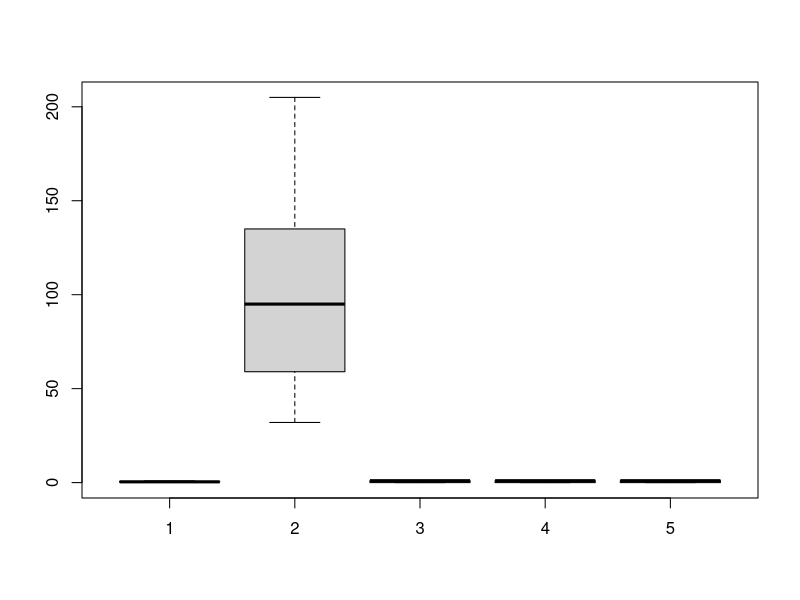

Here is the R script that generated this plot: (Note: this script raises an error after producing the figure.)
# dylan hernandez-alamilla
# setwd("~/Documents/R_Programming")
# getwd()
Freq <- c(0.6, 0.3, 0.4, 0.4, 0.2, 0.6, 0.3, 0.4, 0.9, 0.2)
bloodp <- c(103, 87, 32, 42, 59, 109, 78, 205, 135, 176)
first <- c(1, 1, 1, 1, 0, 0, 0, 0, NA, 1)
second <- c(0,0,1,1,0,0,1,1,1,1)
finaldecision <- c(0,1,0,1,0,1,0,1,1,1)
boxplot(Freq, bloodp, first, second, finaldecision)
localHospital <- data.frame(Frequency, bloodp, first, second, finaldecision)
boxplot(localHospital)
boxplot(Freq)
boxplot(bloodp)
boxplot(first)
boxplot(second)
boxplot(finaldecision)
# the boxplots show interesting distributions for the frequency and bloodp
# variables. The frequency boxplot has some fairly large outliers and the mean
# lingers around 0.4. The bloodp variables has a mean of 100 and also has some 
# large outliers but the distribution is a lot more even. 
localHospitalFitted <- data.frame(Freq = scale(Freq),
                                  bloodp = scale(bloodp),
                                  first = scale(first),
                                  second = scale(second),
                                  finaldecision = scale(finaldecision))
# This displays the boxplots side by side so more information can be obtained,
# the data is scaled so that the difference from "bloodp" and the generally
# binary data can be shown together
boxplot(localHospitalFitted)
# Though the information still doesn't reveal much on the side of the binary 
# variables because the sample size is small, though the first, second and 
# final decision show a leaning towards 1 with their respective keys ("bad",
# "bad", "high")
# histograms-----------
hist(Freq)
hist(bloodp)
hist(first)
hist(second)
hist(finaldecision)
# after reviewing the histograms it is a little clearer how the frequency of 
# visits is on the lower hald of visits. The histogram of "bloodp" reveals why
# the distribution is nearly equal, and the three decisions in binary, again
# show that the data is leaning towards 1 but just barely (although it is much
# easier to see that in histogram form)